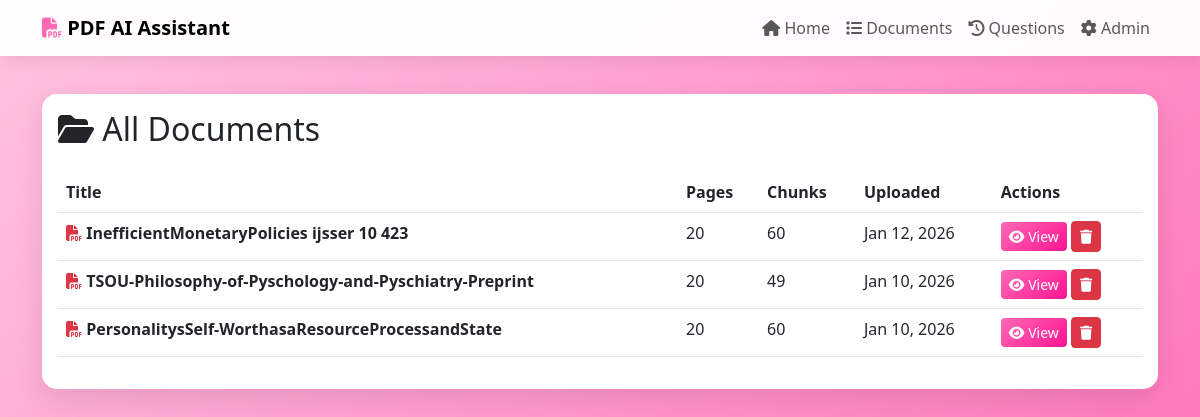
/documents/, run on the app's committed database.
### documents/models.py (models this page shows, shortened)
class PDFDocument(models.Model):
    title = models.CharField(max_length=255)
    file = models.FileField(upload_to='pdfs/')
    uploaded_at = models.DateTimeField(default=timezone.now)
    uploaded_by = models.ForeignKey(User, on_delete=models.CASCADE, null=True, blank=True)
    file_size = models.IntegerField(help_text="File size in bytes")
    num_pages = models.IntegerField(default=0, help_text="Number of pages in PDF")
    num_chunks = models.IntegerField(default=0, help_text="Number of text chunks created")
    processed = models.BooleanField(default=False)
    processing_error = models.TextField(blank=True, null=True)
    class Meta:
        ordering = ['-uploaded_at']
        verbose_name = "PDF Document"
        verbose_name_plural = "PDF Documents"

### documents/views.py (the view)
# urls.py: path('documents/', views.document_list, name='document_list'),
def document_list(request):
    documents = PDFDocument.objects.filter(processed=True)
    context = {
        'documents': documents
    }
    return render(request, 'documents/document_list.html', context)

### documents/templates/documents/document_list.html (shortened to what this page needs)
{% extends 'base.html' %}
{% block content %}
<div class="row">
    <div class="col-md-12">
        <div class="card">
            <div class="card-body">
                <h2 class="card-title mb-4">
                    <i class="fas fa-folder-open"></i> All Documents
                </h2>
                {% if documents %}
                <div class="table-responsive">
                    <table class="table table-hover">
                        <thead>
                            <tr>
                                <th>Title</th>
                                <th>Pages</th>
                                <th>Chunks</th>
                                <th>Uploaded</th>
                                <th>Actions</th>
                            </tr>
                        </thead>
                        <tbody>
                            {% for doc in documents %}
                            <tr>
                                <td>
                                    <i class="fas fa-file-pdf text-danger"></i>
                                    <strong>{{ doc.title }}</strong>
                                </td>
                                <td>{{ doc.num_pages }}</td>
                                <td>{{ doc.num_chunks }}</td>
                                <td>{{ doc.uploaded_at|date:"M d, Y" }}</td>
                                <td>
                                    <a href="{% url 'document_detail' doc.pk %}" class="btn btn-sm btn-primary">
                                        <i class="fas fa-eye"></i> View
                                    </a>
                                    <a href="{% url 'delete_document' doc.pk %}" class="btn btn-sm btn-danger">
                                        <i class="fas fa-trash"></i>
                                    </a>
                                </td>
                            </tr>
                            {% endfor %}
                        </tbody>
                    </table>
                </div>
                {% endif %}
            </div>
        </div>
    </div>
</div>
{% endblock %}

### documents/templates/base.html (style rules this page uses)
body { font-family: 'Segoe UI', Tahoma, Geneva, Verdana, sans-serif; background: linear-gradient(135deg, #ffc3e1 0%, #ff69b4 100%); min-height: 100vh; padding-top: 70px; }
.card { border: none; border-radius: 15px; box-shadow: 0 10px 30px rgba(0,0,0,0.1); transition: transform 0.3s ease; }
.btn-primary { background: linear-gradient(135deg, #ff69b4 0%, #ff1493 100%); border: none; }

### data on the page
PDFDocument: title "InefficientMonetaryPolicies ijsser 10 423", num_pages "20", num_chunks "60", uploaded_at "Jan 12, 2026"
PDFDocument: title "TSOU-Philosophy-of-Pyschology-and-Pyschiatry-Preprint", num_pages "20", num_chunks "49", uploaded_at "Jan 10, 2026"
PDFDocument: title "PersonalitysSelf-WorthasaResourceProcessandState", num_pages "20", num_chunks "60", uploaded_at "Jan 10, 2026"
